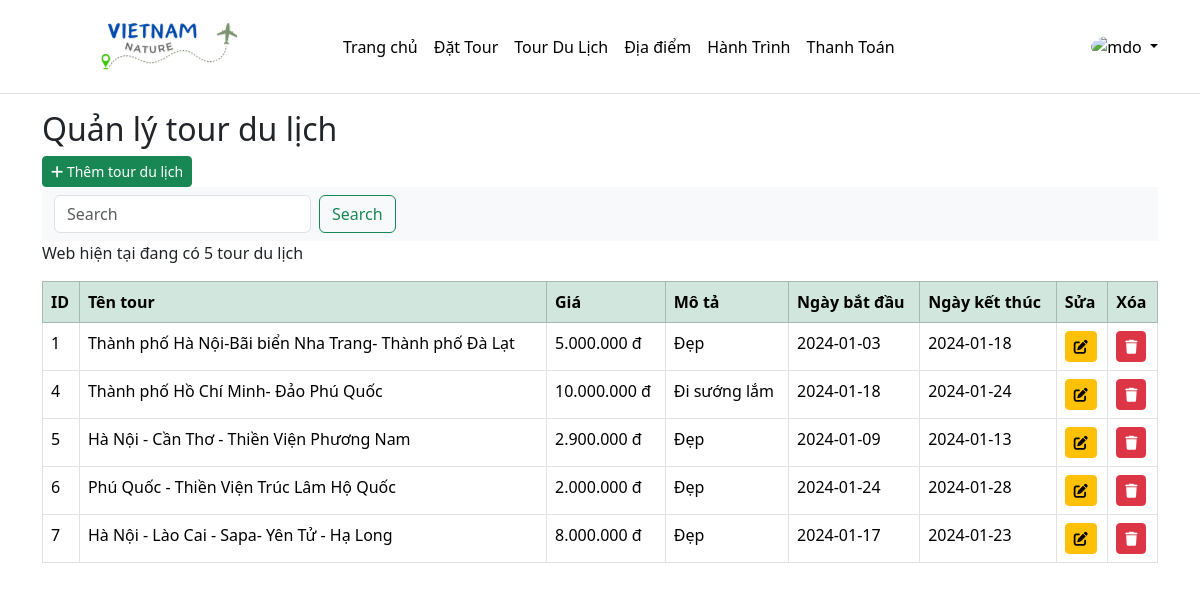
Page /?modules=tourdulich&action=list (signed in) on the committed database.
### tables this page shows
CREATE TABLE `tbtourdulich` (
  `matour` int(6) NOT NULL,
  `tentour` varchar(255) NOT NULL,
  `gia` float NOT NULL,
  `mota` text NOT NULL,
  `ngaybatdau` date NOT NULL,
  `ngayketthuc` date NOT NULL
);

### includes/database.php (called while the page is built, shortened)
<?php
function query($sql, $data = [], $check = false)
{
    global $conn;
    $ketqua = false;
    try {
        $stmt = $conn->prepare($sql);
        if (!empty($data)) {
            $ketqua = $stmt->execute($data);
        } else {
            $ketqua = $stmt->execute();
        }
    } catch (Exception $exception) {
        echo $exception->getMessage();
        die();
    }
    if ($check) {
        return $stmt;
    }
    return $ketqua;
}
function getRaw($sql)
{
    $kq = query($sql, '', true);
    if (is_object($kq)) {
        $dataFetch = $kq->fetchAll(PDO::FETCH_ASSOC);
    }
    return $dataFetch;
}
function getRows($sql)
{
    $kq = query($sql, '', true);
    if (!empty($kq)) {
        return $kq->rowCount();
    }
}

### modules/tourdulich/list.php (the view, shortened to what this page needs)
<?php
$listUsers = getRaw("SELECT * FROM tbtourdulich ");
?>
<div class="container">
    <h2>Quản lý tour du lịch</h2>
    <a href="?modules=tourdulich&action=add" class="btn btn-success btn-sm"><i class="fa-solid fa-plus"></i> Thêm tour
        du lịch</a>
    <nav class="navbar bg-body-tertiary">
        <div class="container-fluid">
            <form class="d-flex" role="search" action="?modules=tourdulich&action=search" method="post">
                <input class="form-control me-2" type="search" name="search" placeholder="Search" aria-label="Search">
                <button class="btn btn-outline-success" type="submit">Search</button>
            </form>
        </div>
    </nav>
    <?php
    $kq = getRows("SELECT * FROM tbtourdulich");
    echo "Web hiện tại đang có $kq tour du lịch";
    ?>
    <table class="table table-bordered table-hover mt-3">
        <thead class="table-success">
            <th>ID</th>
            <th>Tên tour</th>
            <th>Giá</th>
            <th>Mô tả</th>
            <th>Ngày bắt đầu</th>
            <th>Ngày kết thúc</th>
            <th with=5%>Sửa</th>
            <th with=5%>Xóa</th>
        </thead>
        <tbody>
            <?php
            if (!empty($listUsers)) :
                foreach ($listUsers as $item) :
            ?>
                    <tr>
                        <td><?php echo $item['matour'] ?></td>
                        <td><?php echo $item['tentour'] ?></td>
                        <td><?php echo number_format($item['gia'], 0, ',', '.') ?> đ</td>
                        <td><?php echo $item['mota'] ?></td>
                        <td><?php echo $item['ngaybatdau'] ?></td>
                        <td><?php echo $item['ngayketthuc'] ?></td>
                        <td><a href="<?php echo _WEB_HOST ?>?modules=tourdulich&action=edit&matour=<?php echo $item['matour'] ?>" class="btn btn-warning btn-sm"><i class="fa-solid fa-pen-to-square"></i></a></td>
                        <td><a href="<?php echo _WEB_HOST ?>?modules=tourdulich&action=delete&matour=<?php echo $item['matour'] ?>" onclick=" return confirm('Bạn có chắc muốn xóa?')" class="btn btn-danger btn-sm"><i class="fa-solid fa-trash"></i></a>
                        </td>
                    </tr>
        </tbody>
<?php
                endforeach;
            endif;
?>
    </table>
</div>

### rows in the picture
tbtourdulich: matour "1", tentour "Thành phố Hà Nội-Bãi biển Nha Trang- Thành phố Đà Lạt", gia "5.000.000", mota "Đẹp", ngaybatdau "2024-01-03", ngayketthuc "2024-01-18"
tbtourdulich: matour "4", tentour "Thành phố Hồ Chí Minh- Đảo Phú Quốc", gia "10.000.000", mota "Đi sướng lắm", ngaybatdau "2024-01-18", ngayketthuc "2024-01-24"
tbtourdulich: matour "5", tentour "Hà Nội - Cần Thơ - Thiền Viện Phương Nam", gia "2.900.000", mota "Đẹp", ngaybatdau "2024-01-09", ngayketthuc "2024-01-13"
tbtourdulich: matour "6", tentour "Phú Quốc - Thiền Viện Trúc Lâm Hộ Quốc", gia "2.000.000", mota "Đẹp", ngaybatdau "2024-01-24", ngayketthuc "2024-01-28"
tbtourdulich: matour "7", tentour "Hà Nội - Lào Cai - Sapa- Yên Tử - Hạ Long", gia "8.000.000", mota "Đẹp", ngaybatdau "2024-01-17", ngayketthuc "2024-01-23"

### other values in the picture
$kq "5"
